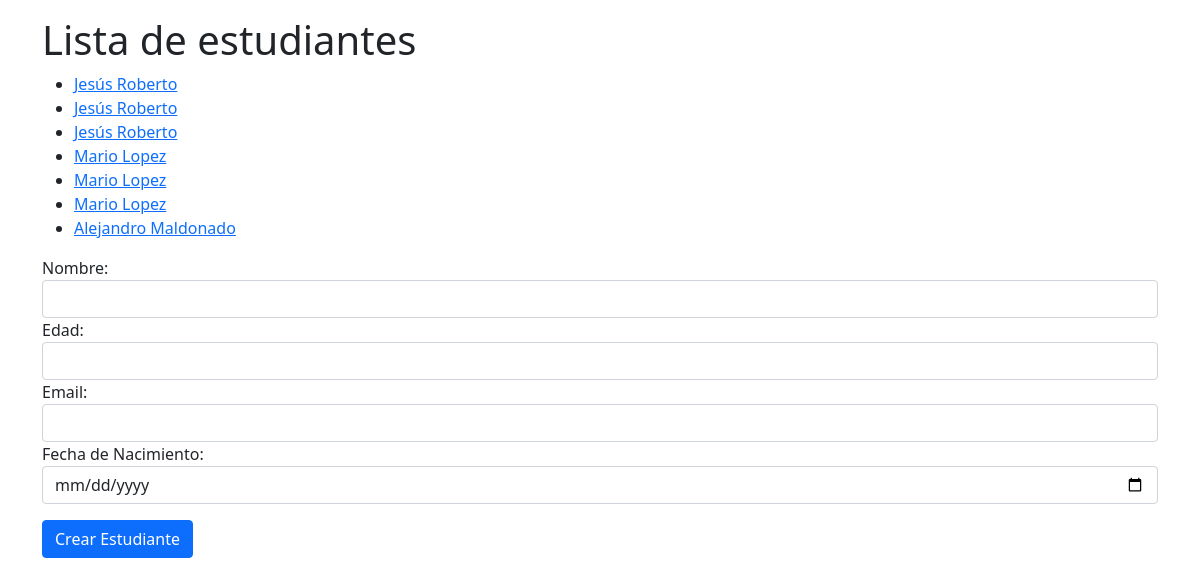
The page /estudiantes/ on the database its author committed.
### estudiantes/models.py (models this page shows, shortened)
class Estudiante(models.Model):
    nombre = models.CharField(max_length=50)
    edad = models.IntegerField()
    email = models.EmailField()
    fecha_nacimiento = models.DateField()

### estudiantes/views.py (the view, shortened to what this page needs)
# urls.py: path('estudiantes/', estudiantes),
def estudiantes(request):
    context = {}
    if request.method == 'GET':
        estudiantes = Estudiante.objects.all()
        context = {
            "estudiantes": estudiantes
        }
    return render(request, 'estudiantes/estudiantes_lista.html', context)

### estudiantes/templates/estudiantes/estudiantes_lista.html (shortened to what this page needs)
<!DOCTYPE html>
<html lang="en">
<head>
    <link href="https://cdn.jsdelivr.net/npm/bootstrap@5.0.1/dist/css/bootstrap.min.css" rel="stylesheet">
</head>
<body>
<div class="container">
<h1 class="mt-3">Lista de estudiantes</h1>
<ul>
    {% for estudiante in estudiantes %}
        <li><a href="/estudiantes/{{estudiante.id}}">{{estudiante.nombre}}</a> </li>
    {% endfor %}
</ul>
<form action="/estudiantes/" method="POST">
   <div class="form-group">
       <label for="nombre">Nombre:</label>
       <input type="text" class="form-control" id="nombre" name="nombre">
   </div>
   <div class="form-group">
        <label for="edad">Edad:</label>
        <input type="number" class="form-control" id="edad" name="edad">
   </div>
    <div class="form-group">
        <label for="email">Email:</label>
        <input type="email" class="form-control" id="email" name="email">
   </div>
   <div class="form-group">
       <label for="fecha_nacimiento">Fecha de Nacimiento:</label>
       <input type="date" class="form-control" id="fecha_nacimiento" name="fecha_nacimiento"></input>
   </div>
    <div class="text-right">
        <button type="submit" class="mt-3 btn btn-primary">
            Crear Estudiante
        </button>
    </div>
</form>
    </div>
</body>
</html>

### rows shown on the page
Estudiante: nombre "Jesús Roberto"
Estudiante: nombre "Jesús Roberto"
Estudiante: nombre "Jesús Roberto"
Estudiante: nombre "Mario Lopez"
Estudiante: nombre "Mario Lopez"
Estudiante: nombre "Mario Lopez"
Estudiante: nombre "Alejandro Maldonado"
